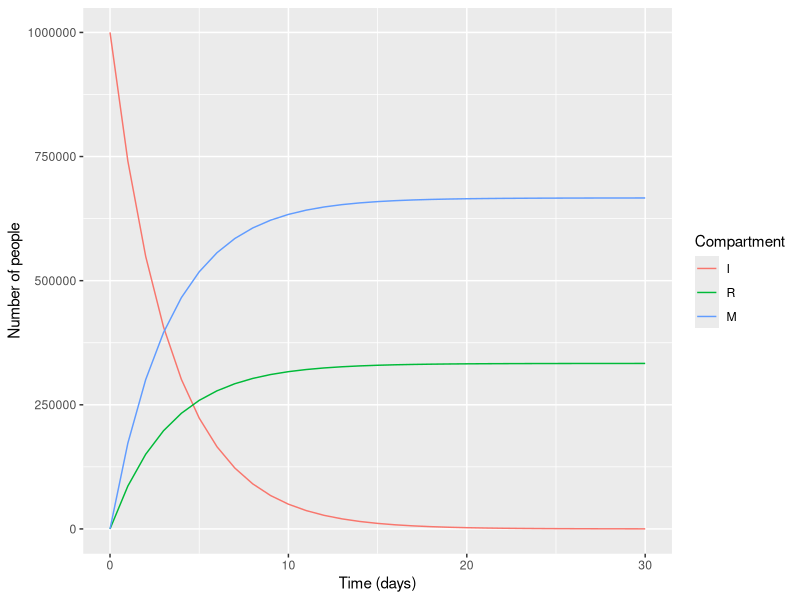

This figure's R source:
library(deSolve)
library(reshape2)
library(ggplot2)

cohort_model<- function(time, state, parameters){
  with(as.list(c(state,parameters)),{
    dI<- -I*(gamma+mu)
    dR<- I*gamma
    dM<- I*mu
    return(list(c(dI,dR,dM)))
  })
}
initial_state_values <- c(I = 1000000, R = 0, M = 0) 

parameters <- c(gamma = 0.1,mu = 0.2)    

times <- seq(from = 0, to = 30, by = 1)
output <- as.data.frame(ode(y = initial_state_values, 
                            times = times, 
                            func = cohort_model,
                            parms = parameters))
output_long <- melt(as.data.frame(output), id = "time")     

ggplot(data = output_long,aes(x = time,y = value,colour = variable, group = variable)) +       
  geom_line() +                       
  xlab("Time (days)")+                
  ylab("Number of people") +          
  labs(colour = "Compartment")      
